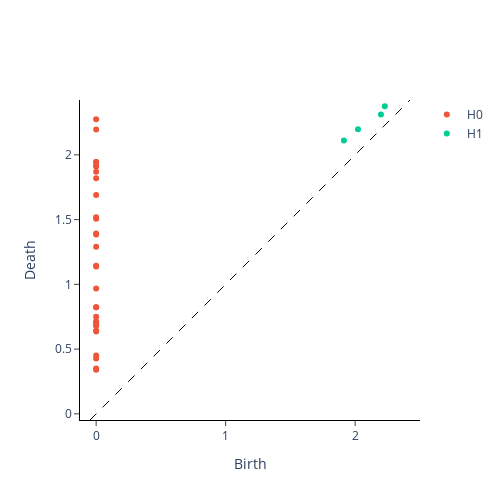

This figure's notebook cell:
### Markdown cell above
In the plot below for a single window, the generators of each homology dimension $H_0$ and $H_1$ are coloured differently:

### Code cell
VR.plot(diagrams, sample=window_num)

### Figure 1 — Plotly figure (JSON) as saved in the notebook; plotly's stock layout.template omitted (floating-point values rounded to 4 significant figures)
{"data": [{"hoverinfo": "none", "line": {"color": "black", "dash": "dash", "width": 1}, "mode": "lines", "showlegend": false, "type": "scatter", "x": [-0.04752, 2.424], "y": [-0.04752, 2.424]}, {"hoverinfo": "text", "hovertext": ["(0.0, 0.3401477038860321)", "(0.0, 0.34928447008132935)", "(0.0, 0.42720216512680054)", "(0.0, 0.45000457763671875)", "(0.0, 0.6360031962394714)", "(0.0, 0.6440514922142029)", "(0.0, 0.679998517036438)", "(0.0, 0.6847586035728455)", "(0.0, 0.7017909288406372)", "(0.0, 0.7156844735145569)", "(0.0, 0.75)", "(0.0, 0.8232831954956055), multiplicity: 2", "(0.0, 0.8232831954956055), multiplicity: 2", "(0.0, 0.9677276611328125)", "(0.0, 1.1385067701339722)", "(0.0, 1.1440716981887817)", "(0.0, 1.2896902561187744)", "(0.0, 1.3858575820922852)", "(0.0, 1.3917229175567627)", "(0.0, 1.506290316581726)", "(0.0, 1.5182263851165771)", "(0.0, 1.689849853515625)", "(0.0, 1.82010817527771)", "(0.0, 1.8700320720672607)", "(0.0, 1.9090571403503418)", "(0.0, 1.9131407737731934)", "(0.0, 1.9442781209945679), multiplicity: 2", "(0.0, 1.9442781209945679), multiplicity: 2", "(0.0, 2.194953680038452)", "(0.0, 2.275482177734375)"], "mode": "markers", "name": "H0", "type": "scatter", "x": [0.0, 0.0, 0.0, 0.0, 0.0, 0.0, 0.0, 0.0, 0.0, 0.0, 0.0, 0.0, 0.0, 0.0, 0.0, 0.0, 0.0, 0.0, 0.0, 0.0, 0.0, 0.0, 0.0, 0.0, 0.0, 0.0, 0.0, 0.0, 0.0, 0.0], "y": [0.3401, 0.3493, 0.4272, 0.45, 0.636, 0.6441, 0.68, 0.6848, 0.7018, 0.7157, 0.75, 0.8233, 0.8233, 0.9677, 1.139, 1.144, 1.29, 1.386, 1.392, 1.506, 1.518, 1.69, 1.82, 1.87, 1.909, 1.913, 1.944, 1.944, 2.195, 2.275]}, {"hoverinfo": "text", "hovertext": ["(2.2290399074554443, 2.3760108947753906)", "(2.1990175247192383, 2.3118815422058105)", "(2.0217840671539307, 2.198570966720581)", "(1.9131407737731934, 2.1115880012512207)"], "mode": "markers", "name": "H1", "type": "scatter", "x": [2.229, 2.199, 2.022, 1.913], "y": [2.376, 2.312, 2.199, 2.112]}], "layout": {"height": 500, "plot_bgcolor": "white", "width": 500, "xaxis": {"autorange": false, "exponentformat": "e", "linecolor": "black", "linewidth": 1, "mirror": false, "range": [-0.04752, 2.424], "showexponent": "all", "showline": true, "side": "bottom", "ticks": "outside", "title": {"text": "Birth"}, "type": "linear", "zeroline": true}, "yaxis": {"autorange": false, "exponentformat": "e", "linecolor": "black", "linewidth": 1, "mirror": false, "range": [-0.04752, 2.424], "scaleanchor": "x", "scaleratio": 1, "showexponent": "all", "showline": true, "side": "left", "ticks": "outside", "title": {"text": "Death"}, "type": "linear", "zeroline": true}}}
